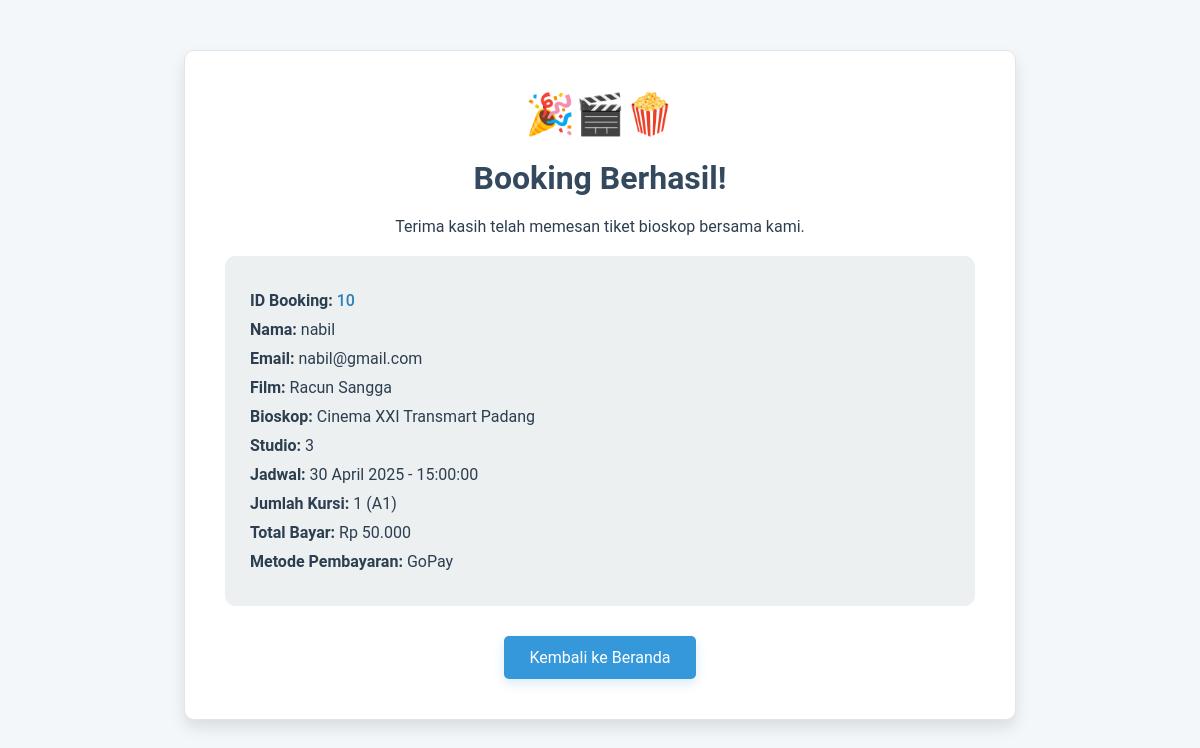
The app's page /booking_success.php?id=10 with its own data.
### tables this page shows
CREATE TABLE `bookings` (
  `id` int(11) NOT NULL,
  `film_id` int(11) NOT NULL,
  `customer_name` varchar(255) NOT NULL,
  `customer_email` varchar(255) NOT NULL,
  `customer_phone` varchar(15) NOT NULL,
  `schedule_id` int(11) NOT NULL,
  `seat_count` int(11) NOT NULL,
  `total_price` decimal(10,2) NOT NULL,
  `payment_method` varchar(50) NOT NULL,
  `studio` int(11) NOT NULL,
  `seat_code` varchar(50) NOT NULL,
  `created_at` timestamp NOT NULL DEFAULT current_timestamp(),
  `cinema_id` int(11) NOT NULL
);

CREATE TABLE `films` (
  `id` int(11) NOT NULL,
  `title` varchar(255) NOT NULL,
  `genre_name` varchar(11) DEFAULT NULL,
  `duration` int(11) NOT NULL,
  `rating` varchar(10) NOT NULL,
  `synopsis` text NOT NULL,
  `poster` varchar(255) NOT NULL,
  `price` int(11) NOT NULL,
  `studio` int(100) NOT NULL,
  `cinema_id` varchar(255) NOT NULL,
  `created_at` timestamp NOT NULL DEFAULT current_timestamp()
);

CREATE TABLE `cinemas` (
  `id` int(11) NOT NULL,
  `name` varchar(255) NOT NULL,
  `location` varchar(255) NOT NULL,
  `capacity` int(11) NOT NULL,
  `created_at` timestamp NOT NULL DEFAULT current_timestamp(),
  `image` varchar(255) DEFAULT NULL,
  `schedule_id` int(11) DEFAULT NULL,
  `studio_id` int(11) NOT NULL,
  `film_id` int(11) NOT NULL
);

CREATE TABLE `schedules` (
  `id` int(11) NOT NULL,
  `film_id` int(11) NOT NULL,
  `cinema_id` int(11) NOT NULL,
  `studio_id` int(100) NOT NULL,
  `date` date NOT NULL,
  `time` time NOT NULL,
  `available_seats` int(11) NOT NULL,
  `created_at` timestamp NOT NULL DEFAULT current_timestamp()
);

### booking_success.php (the view, shortened to what this page needs)
<?php
require_once 'db_connect.php';
$booking_id = isset($_GET['id']) ? (int)$_GET['id'] : 0;
$stmt = $conn->prepare("SELECT b.*, f.title, s.date, s.time, c.name AS cinema_name
    FROM bookings b
    JOIN films f ON b.film_id = f.id
    JOIN schedules s ON b.schedule_id = s.id
    JOIN cinemas c ON b.cinema_id = c.id
    WHERE b.id = ?");
$stmt->bind_param("i", $booking_id);
$stmt->execute();
$result = $stmt->get_result();
$booking = $result->fetch_assoc();
?>
<!DOCTYPE html>
<html lang="id">
<head>
</head>
<body>
    <div class="container">
        <div class="emoji">🎉🎬🍿</div>
        <h1>Booking Berhasil!</h1>
        <p>Terima kasih telah memesan tiket bioskop bersama kami.</p>
        <div class="info">
            <p><strong>ID Booking:</strong> <span class="highlight"><?= htmlspecialchars($booking['id']) ?></span></p>
            <p><strong>Nama:</strong> <?= htmlspecialchars($booking['customer_name']) ?></p>
            <p><strong>Email:</strong> <?= htmlspecialchars($booking['customer_email']) ?></p>
            <p><strong>Film:</strong> <?= htmlspecialchars($booking['title']) ?></p>
            <p><strong>Bioskop:</strong> <?= htmlspecialchars($booking['cinema_name']) ?></p>
            <p><strong>Studio:</strong> <?= htmlspecialchars($booking['studio']) ?></p>
            <p><strong>Jadwal:</strong> <?= date('d F Y', strtotime($booking['date'])) ?> - <?= $booking['time'] ?></p>
            <p><strong>Jumlah Kursi:</strong> <?= $booking['seat_count'] ?> (<?= htmlspecialchars($booking['seat_code']) ?>)</p>
            <p><strong>Total Bayar:</strong> Rp <?= number_format($booking['total_price'], 0, ',', '.') ?></p>
            <p><strong>Metode Pembayaran:</strong> <?= htmlspecialchars($booking['payment_method']) ?></p>
        </div>
        <a href="index1.php" class="button">Kembali ke Beranda</a>
    </div>
</body>
</html>

### booking_success.php (style rules this page uses)
body { font-family: 'Roboto', sans-serif; background-color: #f4f7fa; color: #2c3e50; margin: 0; padding: 0; }
.container { max-width: 750px; margin: 50px auto; background-color: #ffffff; border: 1px solid #dfe6e9; border-radius: 10px; padding: 40px; text-align: center; box-shadow: 0 8px 15px rgba(0, 0, 0, 0.1); }
h1 { font-size: 32px; color: #34495e; margin-bottom: 20px; font-weight: 700; }
.emoji { font-size: 40px; margin-bottom: 20px; }
.info { text-align: left; background-color: #ecf0f1; border-radius: 10px; padding: 25px; margin-top: 20px; }
.info p { font-size: 16px; margin: 10px 0; }
.highlight { color: #2980b9; font-weight: 500; }
a.button { display: inline-block; margin-top: 30px; padding: 12px 25px; font-size: 16px; background-color: #3498db; color: white; text-decoration: none; border-radius: 5px; box-shadow: 0 4px 12px rgba(52, 152, 219, 0.2); transition: background-color 0.3s; }

### records on screen
bookings: id "10", customer_name "nabil", customer_email "nabil@gmail.com", film.title "Racun Sangga", cinema.name "Cinema XXI Transmart Padang", studio "3", schedule.date "30 April 2025", schedule.time "15:00:00", seat_count "1", seat_code "A1", total_price "50.000", payment_method "GoPay"
